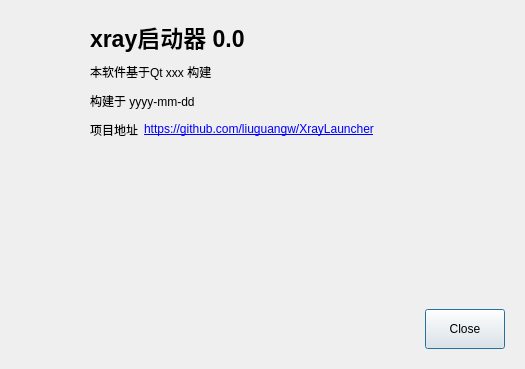
<?xml version="1.0" encoding="UTF-8"?>
<ui version="4.0">
 <class>AboutDialog</class>
 <widget class="QDialog" name="AboutDialog">
  <property name="geometry">
   <rect>
    <x>0</x>
    <y>0</y>
    <width>525</width>
    <height>369</height>
   </rect>
  </property>
  <property name="windowTitle">
   <string>关于xray启动器</string>
  </property>
  <layout class="QHBoxLayout" name="horizontalLayout" stretch="0,0">
   <item alignment="Qt::AlignTop">
    <widget class="QLabel" name="logo">
     <property name="sizePolicy">
      <sizepolicy hsizetype="Fixed" vsizetype="Fixed">
       <horstretch>0</horstretch>
       <verstretch>0</verstretch>
      </sizepolicy>
     </property>
     <property name="minimumSize">
      <size>
       <width>64</width>
       <height>64</height>
      </size>
     </property>
     <property name="styleSheet">
      <string notr="true">background-image: url(:/icons/app_icon.png);</string>
     </property>
     <property name="text">
      <string/>
     </property>
    </widget>
   </item>
   <item>
    <widget class="QWidget" name="rightPanel" native="true">
     <property name="styleSheet">
      <string notr="true">QLabel{
  min-height: 23px;
}
QPushButton{
  min-height: 32px;
}</string>
     </property>
     <layout class="QGridLayout" name="gridLayout">
      <item row="0" column="0" colspan="3">
       <widget class="QLabel" name="labelTitle">
        <property name="font">
         <font>
          <pointsize>17</pointsize>
          <bold>true</bold>
         </font>
        </property>
        <property name="text">
         <string>xray启动器 0.0</string>
        </property>
       </widget>
      </item>
      <item row="1" column="0" colspan="2">
       <widget class="QLabel" name="labelBuild">
        <property name="text">
         <string>本软件基于Qt xxx 构建</string>
        </property>
       </widget>
      </item>
      <item row="2" column="0" colspan="2">
       <widget class="QLabel" name="labelTime">
        <property name="text">
         <string>构建于 yyyy-mm-dd</string>
        </property>
       </widget>
      </item>
      <item row="3" column="0">
       <widget class="QLabel" name="label_5">
        <property name="text">
         <string>项目地址</string>
        </property>
       </widget>
      </item>
      <item row="3" column="1">
       <widget class="QLabel" name="label_6">
        <property name="text">
         <string>&lt;a href=&quot;https://github.com/liuguangw/XrayLauncher&quot;&gt;https://github.com/liuguangw/XrayLauncher&lt;/a&gt;</string>
        </property>
        <property name="openExternalLinks">
         <bool>true</bool>
        </property>
       </widget>
      </item>
      <item row="4" column="2">
       <spacer name="verticalSpacer">
        <property name="orientation">
         <enum>Qt::Vertical</enum>
        </property>
        <property name="sizeHint" stdset="0">
         <size>
          <width>20</width>
          <height>162</height>
         </size>
        </property>
       </spacer>
      </item>
      <item row="5" column="2">
       <widget class="QDialogButtonBox" name="buttonBox">
        <property name="standardButtons">
         <set>QDialogButtonBox::Close</set>
        </property>
       </widget>
      </item>
     </layout>
    </widget>
   </item>
  </layout>
 </widget>
 <resources/>
 <connections>
  <connection>
   <sender>buttonBox</sender>
   <signal>rejected()</signal>
   <receiver>AboutDialog</receiver>
   <slot>reject()</slot>
   <hints>
    <hint type="sourcelabel">
     <x>454</x>
     <y>330</y>
    </hint>
    <hint type="destinationlabel">
     <x>262</x>
     <y>184</y>
    </hint>
   </hints>
  </connection>
 </connections>
</ui>
